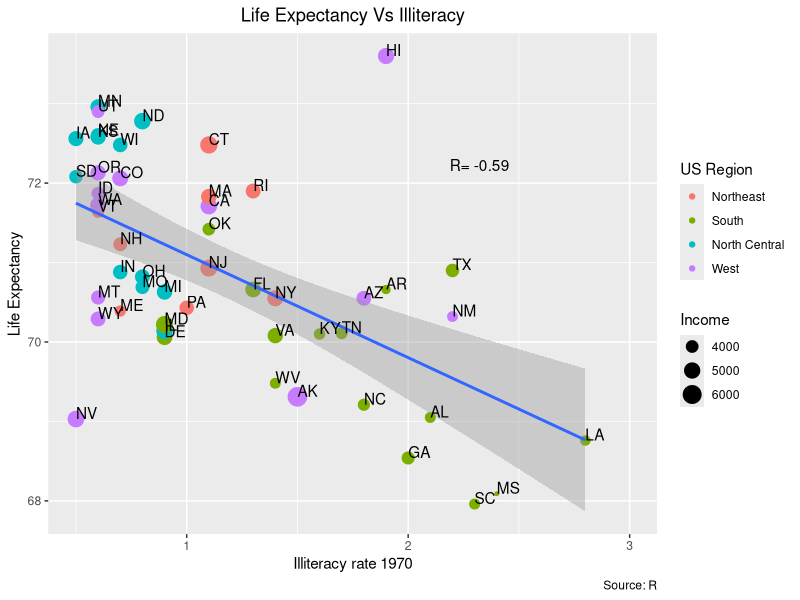

R code for this plot: (Note: this script raises an error after producing the figure.)
## ---- chunk 1
state.x77 <- data.frame(state.x77)   
sta <- cbind(state.abb, state.x77, state.region) #combine the three data sets
colnames(sta)[1] <- "State"                #Rename first column
colnames(sta)[10] <- "Region"              #Rename the 10th column
sta$Pop.Density <- sta$Population/sta$Area
head(sta) 
## ---- chunk 2
str(sta)
## ---- chunk 3
library(ggplot2)
ggplot(sta, aes(x = Illiteracy, y = Life.Exp )) + 
  geom_point(aes(size = Income, color = Region)) + 
  geom_smooth(method = 'lm',formula = y ~ x) +  # add regression line
  theme(plot.title = element_text(hjust = 0.5)) +
  ggtitle("Life Expectancy Vs Illiteracy") +
  labs(y="Life Expectancy", x="Illiteracy rate 1970", caption="Source: R") +
  # guides(color=guide_legend("US Region"), size=guide_legend("Population Density")) +
  guides(colour = guide_legend("US Region", order = 1), # change order
         size = guide_legend("Income", order = 2)) + 
 # theme(legend.position="bottom", legend.box = "horizontal") + 
  annotate("text",  x= 3, y = 72, 
           label = paste("R=",round(cor(sta$Life.Exp, sta$Illiteracy), 2)),
           hjust= 3, vjust = -1) +
  geom_text(aes(label=State),hjust=0, vjust=0)
## ---- chunk 4
library(ComplexHeatmap)
st.matrix <- as.matrix(st) # transfer the data frame to matrix
st.matrix <- apply(st.matrix, 2, function(y)(y - mean(y)) / sd(y))  # standardize data
row_ha <- rowAnnotation( Region = sta$Region, Murder = anno_barplot(sta$Murder))
row_ha2 <- rowAnnotation( Income = anno_points(sta$Income))
col_ha <- HeatmapAnnotation( Random = runif(8), foo = anno_lines(runif(8)))
col_ha2 <- HeatmapAnnotation(foo = anno_points(runif(8)))
col_ha2 <- HeatmapAnnotation(Random = runif(8), foo = anno_density(st.matrix))
Heatmap(st.matrix, 
        left_annotation = row_ha, 
        right_annotation = row_ha2,
        top_annotation = col_ha2)
